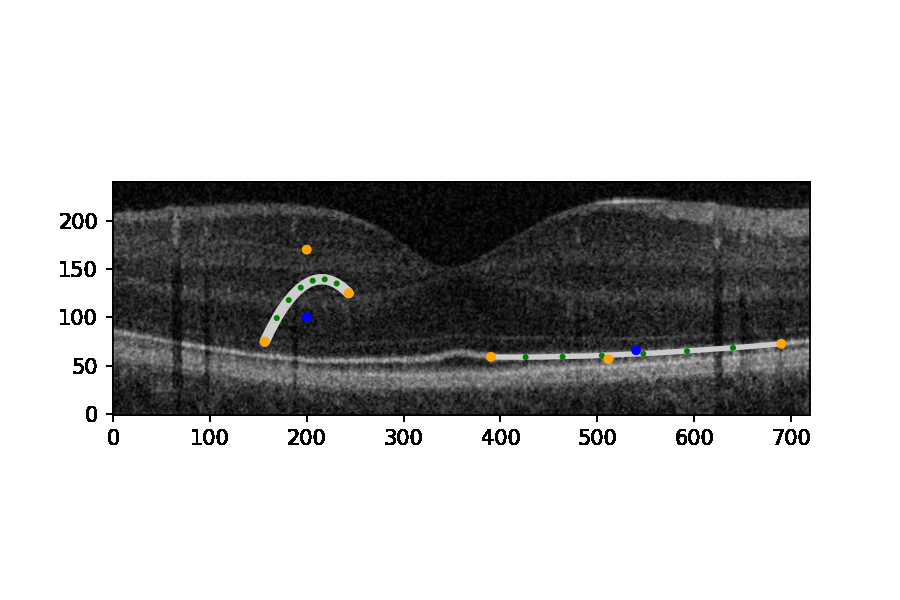
#> input picture bezier.png, 900 x 600 px; its folder holds only this picture in this run
$ python main.py bezier.png bezier.png bezier.png
#> lines starting #> are read from the running program, lines starting #| are printed output that depends on the picture
### src/image_loading.py
"""
This file contains the logic to load images for CamoWorms.
"""

import os
from typing import Optional, Tuple

import imageio
import numpy as np

from src import NpImage, NpImageDType
from src.image_manipulation import crop


# [7 lines left out: function load_image, not called in this run]


def read_image(image_path: str):
    """ Reads the image from the given path as a NumPy array. """
    return np.flipud(imageio.imread(image_path, as_gray=True)).astype(NpImageDType)

### main.py
"""
This file represents the main entry point to the CamoWorms program.
"""
import os
import sys
import cProfile
import pstats
from typing import Callable

import imageio
import numpy as np

from src import NpImage
from src.algorithms.greedy import GreedyClewEvolution
from src.image_loading import read_image
from src.implementations.pso_worm import run_worm_search_pos
from src.image_manipulation import threhold_filter, median_window

from multiprocessing import Pool


# [83 lines left out: functions maybe_profile, run_greedy, run_particle_swarm, run_algo, not called in this run]


def perr(*args, **kwargs):
    print(*args, **kwargs, file=sys.stderr)


# [11 lines left out: function print_help, not called in this run]


if __name__ == "__main__":
    if len(sys.argv) < 4:
        print_help()
        sys.exit(1)

    do_profile = False
    do_thres = False
    do_median = False
    args = list(sys.argv[1:])

    index = 0
    while index < len(args):
        arg = args[index].lower()
        if arg == "--profile":
            del args[index]
        elif arg == "--threshold":
            do_thres = True
            del args[index]
        elif arg == "--median":
            do_median = True
            del args[index]
        else:
            index += 1

    algorithm = args[0].lower()
    input_image_path = args[1]
    output_dir = args[2]
    algo_args = args[3:]

    if not os.path.exists(input_image_path):
        perr("Input image path is not a valid file: {}".format(input_image_path))
        sys.exit(1)

    if os.path.isdir(input_image_path):
        input_image_paths = []
        for im_file in os.listdir(input_image_path):
            im_name, ext = os.path.splitext(im_file)
            if ext.lower() not in [".png", ".jpg", ".jpeg"]:
                continue

            im_path = os.path.join(input_image_path, im_file)
            input_image_paths.append((im_name, im_path))

        if len(input_image_paths) == 0:
            perr("Could find no images in {}".format(input_image_path))
            sys.exit(1)
        elif len(input_image_paths) > 0 and do_profile:
            perr("Cannot profile when more than one image is used as input")
            sys.exit(1)
    else:
        input_image_paths = [("", input_image_path)]

    input_images = []
    for im_name, im_path in input_image_paths:
        try:
            input_image = read_image(im_path)
#> in read_image, `return np.flipud(imageio.imread(image_path, as_gray=True)).astype(NpIm..`:
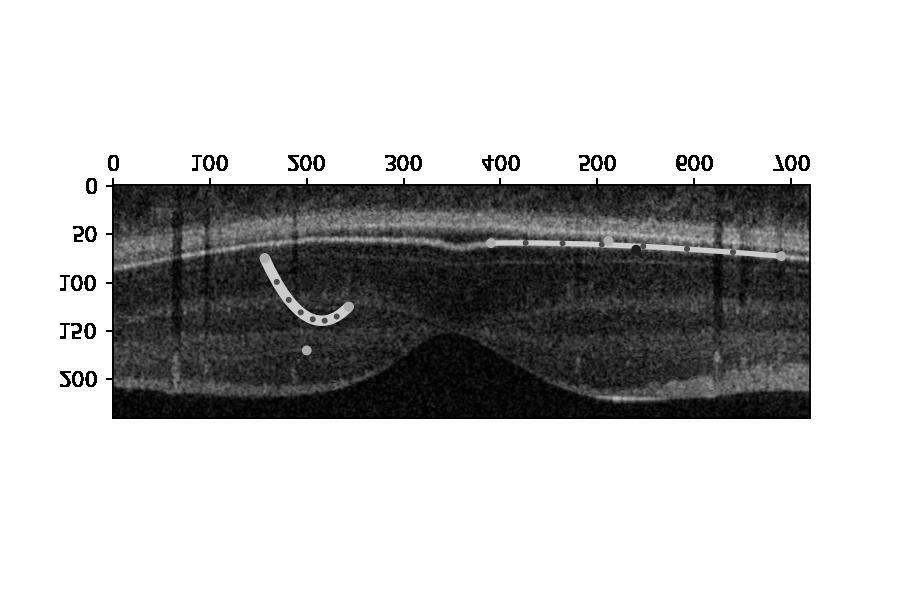
#> returned value: shape (600, 900) float32; min 0, max 255, mean 190.9
            input_images.append((im_name, input_image))
        except Exception as e:
            perr("Unable to read input image from {}".format(im_path))
            perr()
            raise e

    if not os.path.exists(output_dir):
        os.makedirs(output_dir)
    elif not os.path.isdir(output_dir):
        perr("{} is not a directory".format(output_dir))
#> (the run stopped early here; a loop or call above may not have finished)
